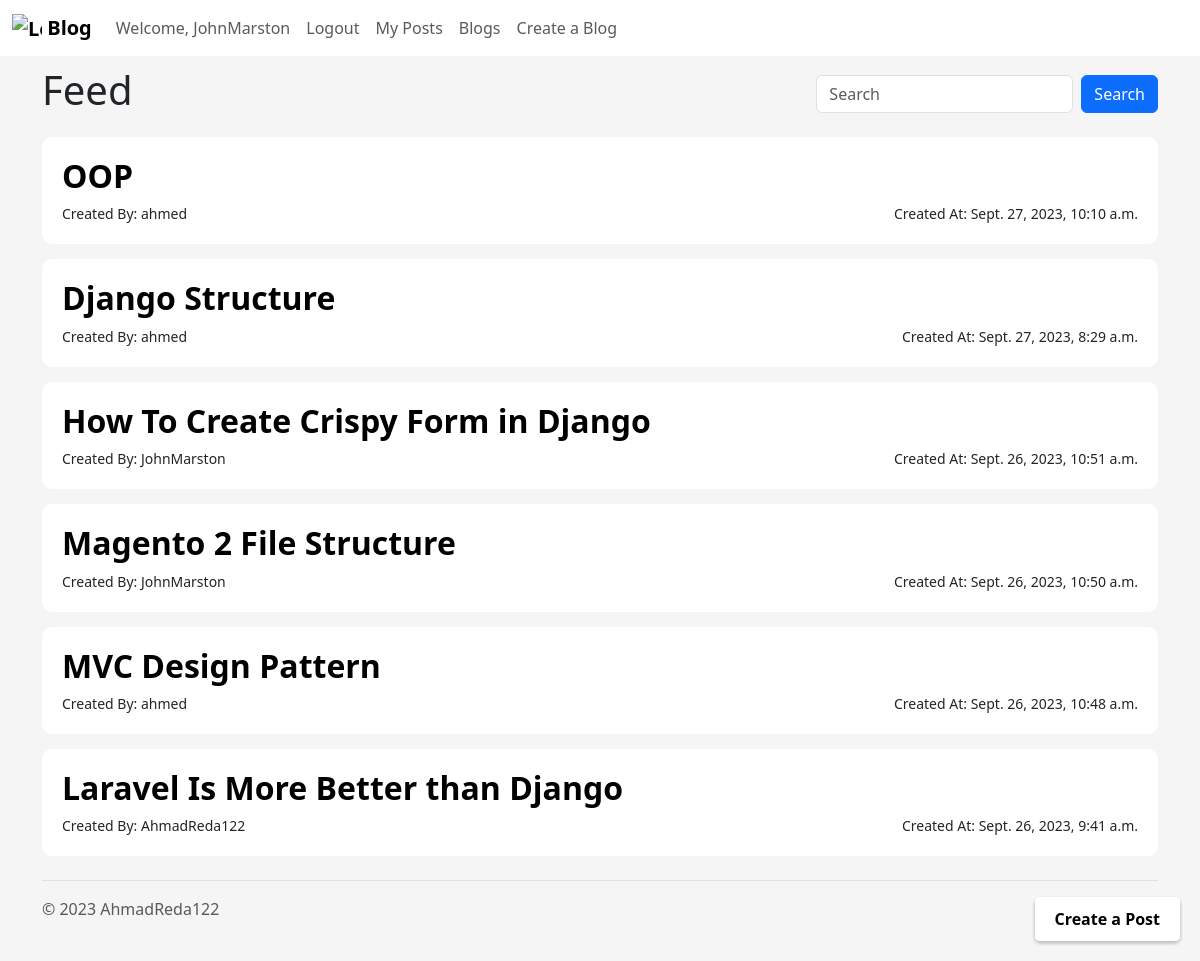
Page /blog/show (signed in) on the committed database.
### myApp/models.py (models this page shows)
class Blog(models.Model):
  ID = models.BigAutoField(auto_created = True, primary_key=True, verbose_name="ID")
  title = models.CharField(max_length=200)
  content = models.TextField()
  author = models.ForeignKey(User, on_delete=models.CASCADE, blank=False)
  created_at = models.DateTimeField(auto_now_add=True, blank=True)
  updated_at = models.DateTimeField(auto_now=True)

### myApp/views.py (the view)
# urls.py: path("blog/show", views.showBlogs, name="showBlogs"),
def showBlogs(request):
    if request.user.is_authenticated:
        SearchEmpty = False
        if request.method == 'POST' and  request.POST['search']:
            blogs = Blog.objects.filter(title__icontains=request.POST['search'])
            if not blogs:
                SearchEmpty = True
        else:
            blogs = Blog.objects.all().order_by("-created_at")
        context = {"Blogs": blogs, "SearchEmpty": SearchEmpty}
        return render(request, "Blog/home.html", context)
    else:
        return redirect("login")

### myApp/templates/Blog/home.html (shortened to what this page needs)
<!DOCTYPE html>
<html lang="en">
	{% load static %} {% load crispy_forms_tags %}
	<head>
		<link href="{% static 'css/bootstrap.css' %}" rel="stylesheet" />
		<link href="{% static 'css/home.css' %}" rel="stylesheet" />
	</head>
	<body>
		{% include "Blog/blogNavBar.html" %}
		<div class="container-md">
			<div class="feed-search">
				<h1>
					{% if isMyPostsPage %}
						My Posts
					{% else %}
						Feed
					{% endif %}
				</h1>
				<div>
					<form class="d-flex" role="search" method="POST">
						<input class="form-control me-2" name="search" type="search" placeholder="Search" aria-label="Search">
						<button class="btn btn-primary" type="submit">Search</button>
					</form>
				</div>
			</div>
			{% if SearchEmpty %}
				<p class="text-center text-body-secondary fs-3">Sorry, No Blog Found</p>
			{% else %}
				{% for blog in Blogs%}
				<div class="container-sm container">
					<h2><a href="{% url "blogPage" id=blog.ID %}">{{ blog.title }}</a></h2>
					<div class="little">
						<div>Created By: {{ blog.author.username }}</div>
						<div>Created At: {{blog.created_at}}</div>
					</div>
				</div>
				<a href="{% url "createBlog" %}" class="create-post-btn">Create a Post</a>
				{% endfor %}
			{% endif %}
		</div>
		{% include "Blog/footer.html" %}
	</body>
</html>

### myApp/templates/Blog/blogNavBar.html (shortened to what this page needs)
{% block content %}
<nav class="navbar sticky-top navbar-expand-lg" style="background-color: white;">
	<div class="container-fluid">
    <a class="navbar-brand" href="#">
      <img src="https://getbootstrap.com/docs/5.3/assets/brand/bootstrap-logo.svg" alt="Logo" width="30" height="24" class="d-inline-block align-text-top">
      Blog
    </a>
		<div class="collapse navbar-collapse" id="navbarSupportedContent">
				<ul class="navbar-nav mr-auto">
					{% if user.is_authenticated %}
          <li class="nav-item">
            <a class="nav-link" href="#">Welcome, {{user.username}}</a>
          </li>
					<li class="nav-item">
						<a class="d-flex nav-link" href="{% url "logout" %}">Logout</a>
					</li>
          <li class="nav-item">
            <a class="nav-link" href="{% url "myBlogs" %}">My Posts</a>
          </li>
					{% else %}
					<li class="nav-item">
						<a class="d-flex nav-link" href="{% url "login" %}">Login</a>
					</li>
					{% endif %}
          <li class="nav-item">
            <a class="nav-link" href="{% url "showBlogs" %}">Blogs</a>
          </li>
          <li class="nav-item">
            <a class="nav-link" href="{% url "createBlog"%}">Create a Blog</a>
          </li>
				</ul>
			</div>
		</div>
</nav>
{% endblock %}

### myApp/static/css/home.css (style rules this page uses)
body { background-color: #f5f5f5; }
.little { font-size: 14px; display: flex; justify-content: space-between; }
a { text-decoration: none; color: var(--bs-black); font-weight: 700; }
.container { background-color: white; padding: 20px; margin-top: 15px; border-radius: 10px; box-shadow: 0 0 0 1.5px rgba(var(--grey-900), 0.05); }
.container-md { position: relative; }
.create-post-btn { position: fixed; bottom: 20px; right: 20px; padding: 10px 20px; background-color: white; color: black; text-decoration: none; font-size: 16px; font-weight: bold; border-radius: 5px; box-shadow: 0 2px 4px rgba(0, 0, 0, 0.05); transition: background-color 0.3s ease; }
.feed-search { display: flex; justify-content: space-between; align-items: center; margin-top: 10px; }

### rows in the picture
Blog: title "OOP", author.username "ahmed", created_at "Sept. 27, 2023, 10:10 a.m."
Blog: title "Django Structure", author.username "ahmed", created_at "Sept. 27, 2023, 8:29 a.m."
Blog: title "How To Create Crispy Form in Django", author.username "JohnMarston", created_at "Sept. 26, 2023, 10:51 a.m."
Blog: title "Magento 2 File Structure", author.username "JohnMarston", created_at "Sept. 26, 2023, 10:50 a.m."
Blog: title "MVC Design Pattern", author.username "ahmed", created_at "Sept. 26, 2023, 10:48 a.m."
Blog: title "Laravel Is More Better than Django", author.username "AhmadReda122", created_at "Sept. 26, 2023, 9:41 a.m."

### other values in the picture
{{ user.username }} "JohnMarston"
